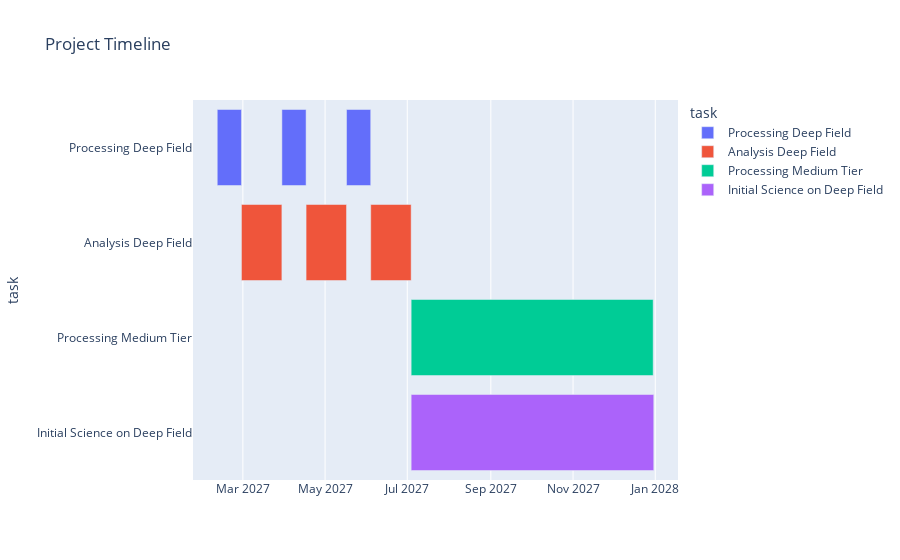

Here is the notebook cell this chart was saved with:
### Code cell
fig = px.timeline(df, x_start="start", x_end="end", y="task", color="task", title="Project Timeline")
# fig.update_yaxes(autorange="reversed")  # Gantt-style
fig.show()

### Figure 1 — Plotly figure (JSON) as saved in the notebook; plotly's stock layout.template omitted (floating-point values rounded to 4 significant figures)
{"data": [{"base": ["2027-02-10T00:00:00.000000000", "2027-03-29T22:59:22.500000000", "2027-05-16T21:58:45.000000000"], "hovertemplate": "task=%{y}<br>start=%{base}<br>end=%{x}<extra></extra>", "legendgroup": "Processing Deep Field", "marker": {"color": "#636efa", "pattern": {"shape": ""}}, "name": "Processing Deep Field", "orientation": "h", "showlegend": true, "textposition": "auto", "type": "bar", "x": [1551562500, 1551562500, 1551562500], "xaxis": "x", "y": ["Processing Deep Field", "Processing Deep Field", "Processing Deep Field"], "yaxis": "y"}, {"base": ["2027-02-27T22:59:22.500000000", "2027-04-16T21:58:45.000000000", "2027-06-03T20:58:07.500000000"], "hovertemplate": "task=%{y}<br>start=%{base}<br>end=%{x}<extra></extra>", "legendgroup": "Analysis Deep Field", "marker": {"color": "#EF553B", "pattern": {"shape": ""}}, "name": "Analysis Deep Field", "orientation": "h", "showlegend": true, "textposition": "auto", "type": "bar", "x": [2592000000, 2592000000, 2592000000], "xaxis": "x", "y": ["Analysis Deep Field", "Analysis Deep Field", "Analysis Deep Field"], "yaxis": "y"}, {"base": ["2027-07-03T20:58:07.500000000"], "hovertemplate": "task=%{y}<br>start=%{base}<br>end=%{x}<extra></extra>", "legendgroup": "Processing Medium Tier", "marker": {"color": "#00cc96", "pattern": {"shape": ""}}, "name": "Processing Medium Tier", "orientation": "h", "showlegend": true, "textposition": "auto", "type": "bar", "x": [15515625000], "xaxis": "x", "y": ["Processing Medium Tier"], "yaxis": "y"}, {"base": ["2027-07-03T20:58:07.500000000"], "hovertemplate": "task=%{y}<br>start=%{base}<br>end=%{x}<extra></extra>", "legendgroup": "Initial Science on Deep Field", "marker": {"color": "#ab63fa", "pattern": {"shape": ""}}, "name": "Initial Science on Deep Field", "orientation": "h", "showlegend": true, "textposition": "auto", "type": "bar", "x": [15552000000], "xaxis": "x", "y": ["Initial Science on Deep Field"], "yaxis": "y"}], "layout": {"barmode": "overlay", "legend": {"title": {"text": "task"}, "tracegroupgap": 0}, "title": {"text": "Project Timeline"}, "xaxis": {"anchor": "y", "domain": [0, 1], "type": "date"}, "yaxis": {"anchor": "x", "categoryarray": ["Initial Science on Deep Field", "Processing Medium Tier", "Analysis Deep Field", "Processing Deep Field"], "categoryorder": "array", "domain": [0, 1], "title": {"text": "task"}}}}
